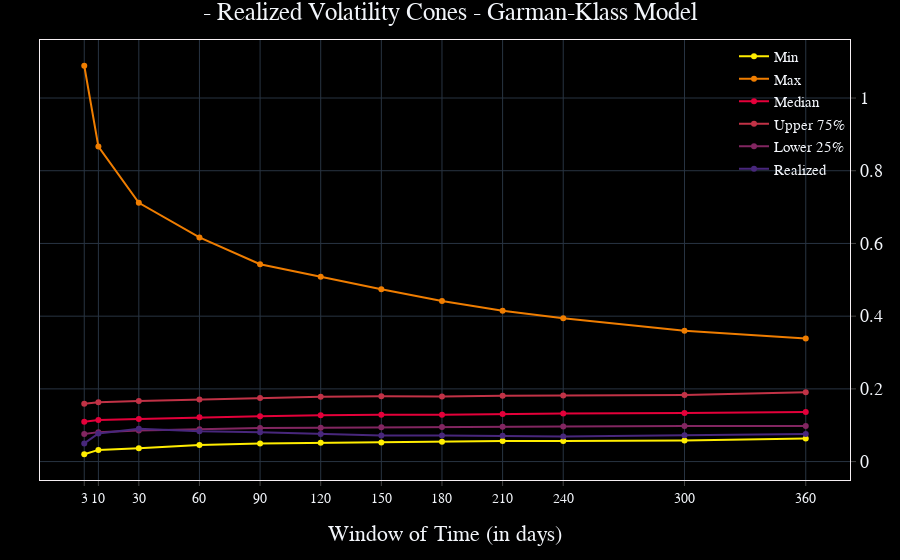

Notebook code for this chart:
### Code cell
openbb.ta.cones_chart(df, model = 'Garman-Klass')

### Figure 1 — Plotly figure (JSON) as saved in the notebook; plotly's stock layout.template omitted (floating-point values rounded to 4 significant figures)
{"data": [{"name": "Min", "type": "scatter", "x": [3, 10, 30, 60, 90, 120, 150, 180, 210, 240, 300, 360], "y": [0.02019, 0.0322, 0.03669, 0.04566, 0.04987, 0.052, 0.05271, 0.05439, 0.05644, 0.05676, 0.05829, 0.06326]}, {"name": "Max", "type": "scatter", "x": [3, 10, 30, 60, 90, 120, 150, 180, 210, 240, 300, 360], "y": [1.089, 0.8665, 0.7116, 0.6164, 0.5429, 0.5082, 0.474, 0.4419, 0.4152, 0.394, 0.3599, 0.3386]}, {"name": "Median", "type": "scatter", "x": [3, 10, 30, 60, 90, 120, 150, 180, 210, 240, 300, 360], "y": [0.1096, 0.1142, 0.1174, 0.1221, 0.1249, 0.1271, 0.1292, 0.1287, 0.1312, 0.1321, 0.1335, 0.1361]}, {"name": "Upper 75%", "type": "scatter", "x": [3, 10, 30, 60, 90, 120, 150, 180, 210, 240, 300, 360], "y": [0.159, 0.1629, 0.1663, 0.1706, 0.1746, 0.1784, 0.1799, 0.179, 0.1812, 0.1815, 0.1834, 0.1905]}, {"name": "Lower 25%", "type": "scatter", "x": [3, 10, 30, 60, 90, 120, 150, 180, 210, 240, 300, 360], "y": [0.07603, 0.08105, 0.08575, 0.08917, 0.09219, 0.09318, 0.09459, 0.09483, 0.09578, 0.09686, 0.09764, 0.09761]}, {"name": "Realized", "type": "scatter", "x": [3, 10, 30, 60, 90, 120, 150, 180, 210, 240, 300, 360], "y": [0.04999, 0.07744, 0.09044, 0.08353, 0.08079, 0.07599, 0.07207, 0.07163, 0.0711, 0.06879, 0.0725, 0.07577]}], "layout": {"bargap": 0, "bargroupgap": 0, "barmode": "overlay", "legend": {"groupclick": "toggleitem", "orientation": "v", "tracegroupgap": 133.3, "x": 1, "xanchor": "right", "y": 1, "yanchor": "top"}, "margin": {"b": 80, "l": 40, "r": 50, "t": 40}, "modebar": {"activecolor": "#d1030d", "bgcolor": "#2A2A2A", "color": "#FFFFFF", "orientation": "v"}, "newshape": {"line": {"color": "gold"}}, "title": {"text": " - Realized Volatility Cones - Garman-Klass Model", "x": 0.5}, "xaxis": {"tickmode": "array", "ticktext": [3, 10, 30, 60, 90, 120, 150, 180, 210, 240, 300, 360], "tickvals": [3, 10, 30, 60, 90, 120, 150, 180, 210, 240, 300, 360], "title": {"text": "Window of Time (in days)"}}}}
